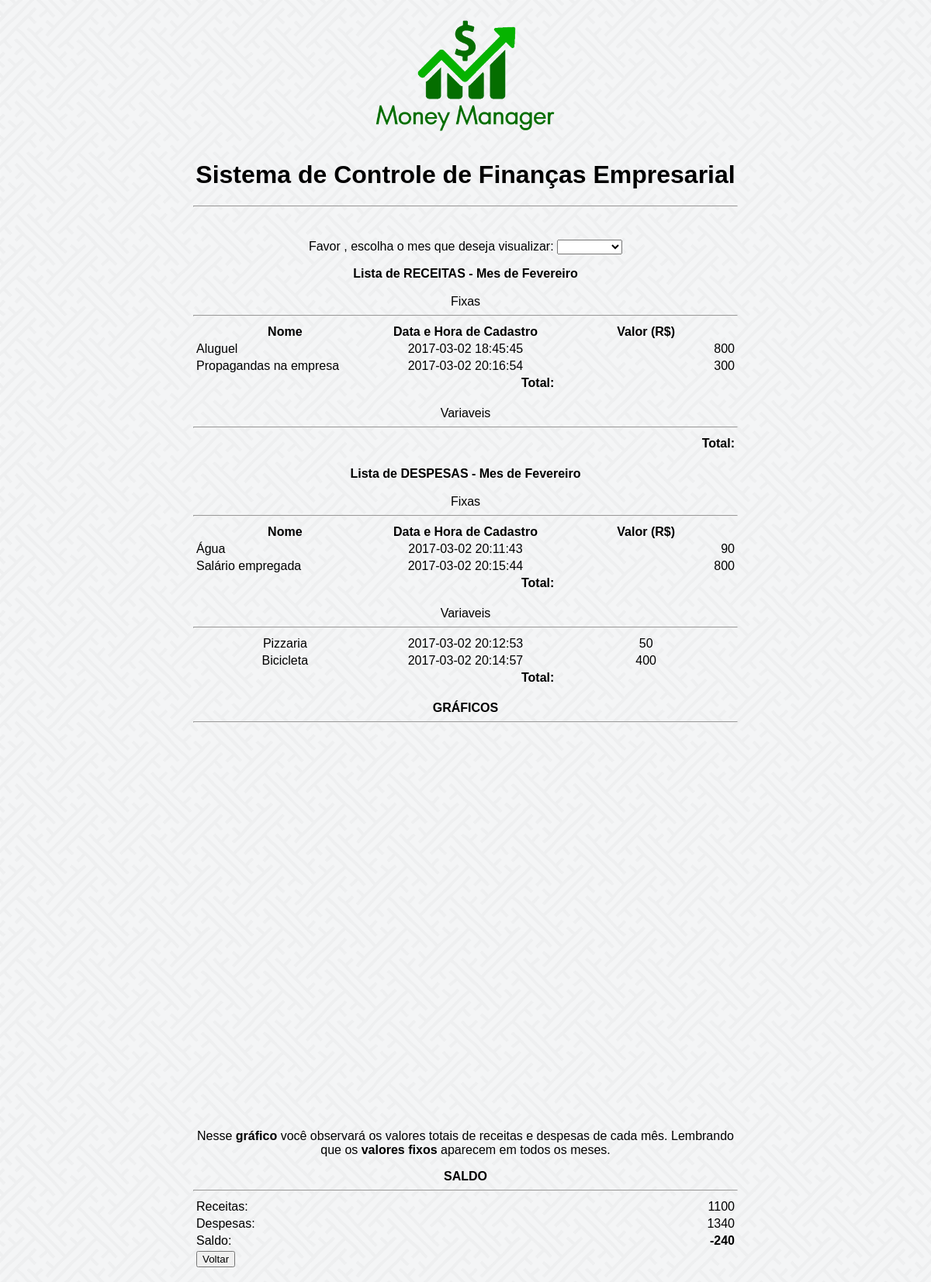
/saldosMensaisPlan.php?mes=2 (signed in), run on the app's committed database.
### tables this page shows
CREATE TABLE `receitas_despesas` (
  `id` int(11) NOT NULL COMMENT 'Chave primaria .',
  `nome` varchar(50) NOT NULL COMMENT 'Ex .: conta de telefone .',
  `tipo` int(1) NOT NULL COMMENT '1. Receita ; 2. Despesa .',
  `classe` int(1) NOT NULL COMMENT '1. variavel ; 2. Fixo .',
  `mes` int(11) NOT NULL,
  `datahora` datetime NOT NULL,
  `valor` float NOT NULL,
  `usuario` int(11) NOT NULL COMMENT 'Id do usuario a quem pertence .',
  `descricao` text COMMENT 'Comentarios adicionais .'
);

### saldosMensaisPlan.php (the view, shortened to what this page needs)
  <?php
	$id_usuario = $_SESSION["id_usuario"];
	if(!isset($_GET['mes'])){
	  $mes = date('n');
	}else{
	  $mes = $_GET['mes'];
	}
	$meses = array ("Janeiro","Fevereiro","¸Março","Abril","Maio","Junho","Julho","Agosto","Setembro","Outubro","Novembro","Dezembro");
	$resDesVar = mysql_query("SELECT * FROM receitas_despesas WHERE classe=1 and mes=".$mes." and tipo=2 and usuario=".$id_usuario);
	$resRecFix = mysql_query("SELECT * FROM receitas_despesas WHERE classe=2 and tipo=1 and usuario=".$id_usuario);
	$resDesFix = mysql_query("SELECT * FROM receitas_despesas WHERE classe=2 and tipo=2 and usuario=".$id_usuario);
	$recVarTotal = 0;
	$recFixTotal = 0;
	$desVarTotal = 0;
	$desFixTotal = 0;
?>
 <html>
 <head>
	 <link rel="stylesheet" type="text/css" href="css/main.css">
 </head >
 <body>
 <form method="GET" name="fmes" action="saldosMensaisPlan.php">
	 <center >
	 <img src="img/logo.png" width="20%"/>
	 <h1 >Sistema de Controle de Finanças Empresarial </h1 >
	 <hr width="700px" /><br />
	 <p>Favor , escolha o mes que deseja visualizar:
		 <select name="mes" onchange="javascript: document.fmes.submit();">
		 	 <option value="0" onclick="javascript:document.fmes.submit();">
			  </option >
			 <option value="1" onclick="javascript:document.fmes.submit();">
			 Janeiro </option >
		 </select >
	 </p>
	 <?php if (isset($mes)) { ?>
	 <b>Lista de RECEITAS - Mes de <?php echo $meses[$mes -1]?></b><br><br >
	 Fixas
	 <hr width="700px" />
	 <table width ="700px" border="0px" >
		 <th> Nome </th><th> Data e Hora de Cadastro </th><th> Valor (R$)</th >
		 <?php
		 while($linha = mysql_fetch_array($resRecFix , MYSQL_ASSOC ))
		 {
		 echo "<tr>";
		 echo "<td align='left' width='33%' >".$linha["nome"]." </td >";
		 echo "<td align='center ' width='33%' >".$linha["datahora"]." </td>";
		 echo "<td align='right' width='33%'>".$linha["valor"]."</td >";
		 echo " </tr>";
		 $recFixTotal = $recFixTotal + $linha["valor"];
		 }
		 ?>
		 <tr >
			 <td width =33%></td>
			 <td align='right' width='33%'><b>Total: </b></td>
		 </tr >
	 </table ><br >
	 Variaveis
	 <hr width="700px" />
	 <table width="700px" border="0px" >
	<tr>
		<td width='33%'></td><td align='right' width='33%'><b>Total: </b></td>
	</tr>
	 </table ><br />
	 <b>Lista de DESPESAS - Mes de <?php echo $meses[$mes -1]?></b><br /><br />
	 Fixas
	 <hr width="700px" />
	 <table width="700px" border="0px" >
	 <th> Nome </th><th> Data e Hora de Cadastro </th><th> Valor (R$)</th>
	 <?php
	 while($linha = mysql_fetch_array($resDesFix , MYSQL_ASSOC ))
	 {
	 echo "<tr >";
	 echo "<td align='left' width='33%'>" . $linha["nome"] . " </td >";
	 echo "<td align='center' width='33%' >" . $linha["datahora"] . " </td>";
	 echo "<td align='right' width =33%>" . $linha["valor"] . " </td >";
	 echo " </tr >";
	 $desFixTotal = $desFixTotal + $linha["valor"];
	 } ?>
	 <tr >
	 	<td width =33%></td><td align='right ' width =33%><b>Total: </b></td>
	 </tr >
	 </table >
	 <br />
	 Variaveis
	 <hr width="700px" />
	 <table width='700px' border='0px'>
	 <?php
	 while($linha = mysql_fetch_array($resDesVar , MYSQL_ASSOC ))
	 {
	echo "<tr >";
	echo "<td align='center' width='33%' >" . $linha["nome"] . " </td >";
	echo "<td align='center' width='33%' >" . $linha["datahora"] . " </td>";
	echo "<td align='center' width ='33%' >" . $linha["valor"] . "</td >";
	echo "</tr >";
	$desVarTotal = $desVarTotal + $linha["valor"];
	} ?>
	<tr>
	<td width="33%"></td>
	<td align='right' width="33%"><b>Total: </b>
	</td>
	</tr >
	</table ><br />
	<b>GRÁFICOS</b>
	<hr width="700px" />
	 <div id="chart_div" style="width: 70%; height: 500px;"></div>
	 <p style="width: 700px;" >Nesse <b>gráfico</b> você observará os valores totais de receitas e despesas de cada mês. Lembrando que os <b>valores fixos</b> aparecem em todos os meses.</p>
	<b>SALDO </b>
	<hr width="700px" />
	<table width="700px" border="0px" >
	<tr>
	<td width="50%">Receitas: </td>
	<td align="right" width="50%"><?php echo($recFixTotal+$recVarTotal)?> </td> </tr>
	<tr>
	<td width="50%">Despesas: </td>
	<td align="right" width="50%"><?php echo($desFixTotal+$desVarTotal)?> </td> </tr>
	<tr>
	 <td width="50%">Saldo: </td>
	 <td align="right" width="50%">
	 	<b><?php echo ($recFixTotal+$recVarTotal)-($desFixTotal+$desVarTotal) ?> </b>
	 </td>
	</tr>
	<tr >
	<td>
	<input type="button" onClick="location.href='principal.php'" value="Voltar"></td>
	</tr>
	 </table >
	 <?php
	 }
	 ?>
 </center >
 </form >
 </body >
 </html >

### css/main.css (style rules this page uses)
body { background-image: url("../img/bg.jpg"); font-family: "Arial", "sans-serif"; }

### data on the page
receitas_despesas: nome "Aluguel", datahora "2017-03-02 18:45:45", valor "800"
receitas_despesas: nome "Propagandas na empresa", datahora "2017-03-02 20:16:54", valor "300"
receitas_despesas: nome "Água", datahora "2017-03-02 20:11:43", valor "90"
receitas_despesas: nome "Salário empregada", datahora "2017-03-02 20:15:44", valor "800"
receitas_despesas: nome "Pizzaria", datahora "2017-03-02 20:12:53", valor "50"
receitas_despesas: nome "Bicicleta", datahora "2017-03-02 20:14:57", valor "400"

### other printed values
$meses[$mes -1] "Fevereiro"
$recFixTotal+$recVarTotal "1100"
$desFixTotal+$desVarTotal "1340"
